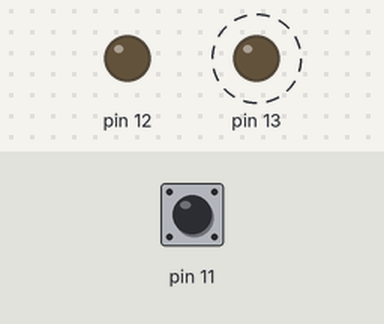
Simulated run of this sketch. Board: Arduino Uno, built with avr-gcc and run on an emulated ATmega328P. Shown: output pins drawn as LEDs (lit = HIGH). Dashed ring = blinking. The inputs (shaded band) are chosen by the test bench; at power-on: pin 11 HIGH.

Above: at 1.8 s.
1.9 s: pin 11 pulled LOW for 1 s
At 2.9 s:
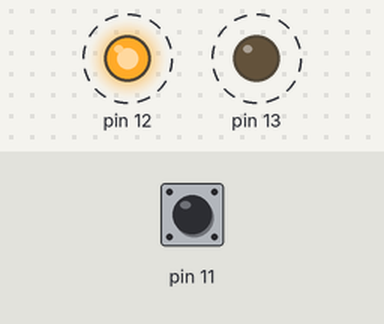
5.9 s: pin 11 pulled LOW for 3.2 s
At 7.9 s:
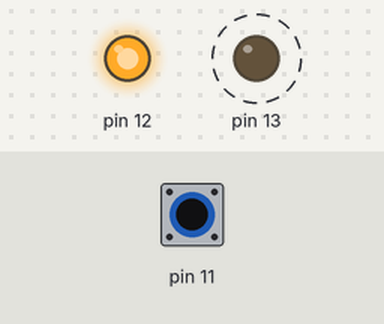
Timing chart, 0 to 16.6 s (numbered marks = the images above; inputs shaded):
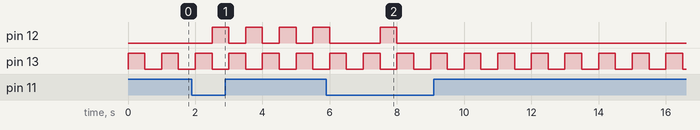

Measured:
- after the input at 1.9 s, pin 12: alternates HIGH for 0.50 s and LOW for 0.50 s, starting after 0.60 s
- by itself, pin 13: alternates HIGH for 0.50 s and LOW for 0.50 s

The sketch:

Opdracht_3_Arduino.ino
```cpp
#include <avr/io.h>
#include <util/delay.h>

#define MS_DELAY 500
bool buttonSwitch = false;

int main (void) {
    DDRB |= _BV(DDB5); //PINMODE OUTPUT
    DDRB |= _BV(DDB4); //PINMODE OUTPUT
    DDRB &= ~_BV(DDB3); //PINMODE INPUT

    while(1) {
        checkButton();

        PORTB |= _BV(PORTB5);
        _delay_ms(MS_DELAY);

        checkButton();

        PORTB &= ~_BV(PORTB5);

          if(buttonSwitch){
            PORTB |= _BV(PORTB4);
            _delay_ms(MS_DELAY);
            PORTB &= ~_BV(PORTB4);
          } else {
            _delay_ms(MS_DELAY);
          }
        checkButton();
    }
}

void checkButton(){
  if ((PINB & _BV(PINB3)) == 0) {
    if(buttonSwitch == true){
      buttonSwitch = false;
    } else {
      buttonSwitch = true;
    }
  }
}
```
